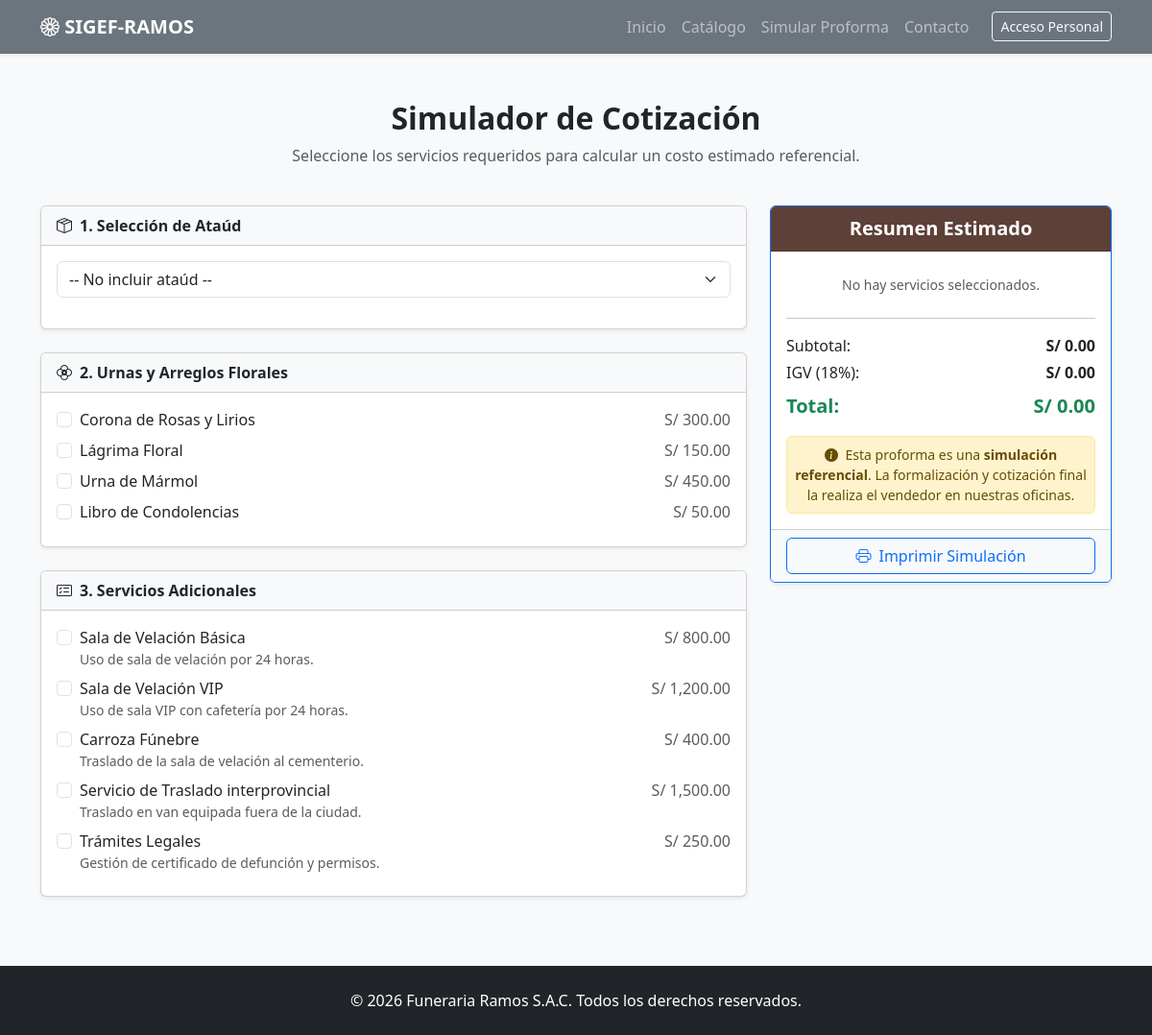
Page /?controller=Home&action=proforma on the committed database.
### tables this page shows
CREATE TABLE productos_catalogo (
    id INT AUTO_INCREMENT PRIMARY KEY,
    tipo ENUM('ataud', 'arreglo_floral', 'urna', 'otro') NOT NULL,
    nombre VARCHAR(100) NOT NULL,
    descripcion TEXT,
    precio DECIMAL(10,2) NOT NULL,
    imagen VARCHAR(255),
    estado ENUM('disponible', 'agotado') DEFAULT 'disponible'
);

CREATE TABLE servicios (
    id INT AUTO_INCREMENT PRIMARY KEY,
    nombre VARCHAR(100) NOT NULL,
    descripcion TEXT,
    precio_base DECIMAL(10,2) NOT NULL,
    estado ENUM('activo', 'inactivo') DEFAULT 'activo'
);

### controllers/HomeController.php (called while the page is built, shortened)
<?php
require_once 'models/Catalog.php';
class HomeController extends BaseController {
    public function proforma() {
        $catalogModel = new Catalog();
        $ataudes = $catalogModel->getAtaudes();
        $otrosProductos = $catalogModel->getOtrosProductos();
        $servicios = $catalogModel->getServiciosAdicionales();
        $data = [
            'title' => 'Simulador de Proforma',
            'ataudes' => $ataudes,
            'otrosProductos' => $otrosProductos,
            'servicios' => $servicios
        ];
        $this->render('public/proforma', $data, 'public');
    }
}
?>

### models/Catalog.php (called while the page is built, shortened)
<?php
require_once 'config/config.php';
class Catalog {
    private $conn;
    public function __construct() {
        global $conn;
        $this->conn = $conn;
    }
    public function getServiciosAdicionales() {
        $query = "SELECT * FROM servicios WHERE estado = 'activo'";
        $stmt = $this->conn->prepare($query);
        $stmt->execute();
        return $stmt->fetchAll(PDO::FETCH_ASSOC);
    }
    public function getOtrosProductos() {
        $query = "SELECT * FROM productos_catalogo WHERE tipo != 'ataud' AND estado = 'disponible'";
        $stmt = $this->conn->prepare($query);
        $stmt->execute();
        return $stmt->fetchAll(PDO::FETCH_ASSOC);
    }
}
?>

### views/public/proforma.php (the view, shortened to what this page needs)
<div class="container py-5">
    <div class="row mb-4">
        <div class="col-12 text-center">
            <h2 class="fw-bold">Simulador de Cotización</h2>
            <p class="text-muted">Seleccione los servicios requeridos para calcular un costo estimado referencial.</p>
        </div>
    </div>
    <div class="row">
        <div class="col-lg-8">
            <div class="card shadow-sm mb-4">
                <div class="card-header bg-light fw-bold text-dark">
                    <i class="bi bi-box-seam me-2"></i>1. Selección de Ataúd
                </div>
                <div class="card-body">
                    <select class="form-select mb-3 proforma-input" id="sim_ataud">
                        <option value="0" data-price="0">-- No incluir ataúd --</option>
                    </select>
                </div>
            </div>
            <div class="card shadow-sm mb-4">
                <div class="card-header bg-light fw-bold text-dark">
                    <i class="bi bi-flower2 me-2"></i>2. Urnas y Arreglos Florales
                </div>
                <div class="card-body">
                    <?php foreach($otrosProductos as $item): ?>
                    <div class="form-check mb-2">
                        <input class="form-check-input proforma-checkbox" type="checkbox" id="prod_<?= $item['id'] ?>" value="<?= $item['id'] ?>" data-price="<?= $item['precio'] ?>" data-name="<?= $item['nombre'] ?>">
                        <label class="form-check-label d-flex justify-content-between" for="prod_<?= $item['id'] ?>">
                            <span><?= htmlspecialchars($item['nombre']) ?></span>
                            <span class="text-muted">S/ <?= number_format($item['precio'], 2) ?></span>
                        </label>
                    </div>
                    <?php endforeach; ?>
                </div>
            </div>
            <div class="card shadow-sm mb-4">
                <div class="card-header bg-light fw-bold text-dark">
                    <i class="bi bi-card-checklist me-2"></i>3. Servicios Adicionales
                </div>
                <div class="card-body">
                    <?php foreach($servicios as $item): ?>
                    <div class="form-check mb-2">
                        <input class="form-check-input proforma-checkbox" type="checkbox" id="serv_<?= $item['id'] ?>" value="<?= $item['id'] ?>" data-price="<?= $item['precio_base'] ?>" data-name="<?= $item['nombre'] ?>">
                        <label class="form-check-label d-flex justify-content-between" for="serv_<?= $item['id'] ?>">
                            <span>
                                <?= htmlspecialchars($item['nombre']) ?>
                                <small class="text-muted d-block"><?= htmlspecialchars($item['descripcion']) ?></small>
                            </span>
                            <span class="text-muted">S/ <?= number_format($item['precio_base'], 2) ?></span>
                        </label>
                    </div>
                    <?php endforeach; ?>
                </div>
            </div>
        </div>
        <div class="col-lg-4">
            <div class="card shadow-sm border-primary sticky-top" style="top: 2rem; z-index: 10;">
                <div class="card-header bg-primary text-white text-center fw-bold fs-5">
                    Resumen Estimado
                </div>
                <div class="card-body">
                    <ul class="list-group list-group-flush mb-3" id="sim_resumen_lista">
                        <li class="list-group-item text-muted text-center small" id="sim_empty">No hay servicios seleccionados.</li>
                    </ul>
                    <hr>
                    <div class="d-flex justify-content-between mb-1">
                        <span>Subtotal:</span>
                        <span id="sim_subtotal" class="fw-bold">S/ 0.00</span>
                    </div>
                    <div class="d-flex justify-content-between mb-2">
                        <span>IGV (18%):</span>
                        <span id="sim_igv" class="fw-bold">S/ 0.00</span>
                    </div>
                    <div class="d-flex justify-content-between fs-5 text-success mb-3 fw-bold">
                        <span>Total:</span>
                        <span id="sim_total">S/ 0.00</span>
                    </div>
                    <div class="alert alert-warning small px-2 py-2 mb-0 mt-3 text-center">
                        <i class="bi bi-info-circle-fill me-1"></i>
                        Esta proforma es una <strong>simulación referencial</strong>. La formalización y cotización final la realiza el vendedor en nuestras oficinas.
                    </div>
                </div>
                <div class="card-footer bg-light text-center">
                    <button class="btn btn-outline-primary w-100" onclick="window.print()">
                        <i class="bi bi-printer me-2"></i>Imprimir Simulación
                    </button>
                </div>
            </div>
        </div>
    </div>
</div>

### assets/css/style.css (style rules this page uses)
:root { --primary-color: #5d4037; --secondary-color: #8d6e63; }
body { font-family: 'Segoe UI', Tahoma, Geneva, Verdana, sans-serif; background-color: #f8f9fa; display: flex; flex-direction: column; }
.bg-primary { background-color: var(--primary-color) !important; }
.list-group-item { transition: all 0.25s ease; }

### rows in the picture
productos_catalogo: nombre "Corona de Rosas y Lirios", precio "300.00"
productos_catalogo: nombre "Lágrima Floral", precio "150.00"
productos_catalogo: nombre "Urna de Mármol", precio "450.00"
productos_catalogo: nombre "Libro de Condolencias", precio "50.00"
servicios: nombre "Sala de Velación Básica", descripcion "Uso de sala de velación por 24 horas.", precio_base "800.00"
servicios: nombre "Sala de Velación VIP", descripcion "Uso de sala VIP con cafetería por 24 horas.", precio_base "1,200.00"
servicios: nombre "Carroza Fúnebre", descripcion "Traslado de la sala de velación al cementerio.", precio_base "400.00"
servicios: nombre "Servicio de Traslado interprovincial", descripcion "Traslado en van equipada fuera de la ciudad.", precio_base "1,500.00"
servicios: nombre "Trámites Legales", descripcion "Gestión de certificado de defunción y permisos.", precio_base "250.00"
